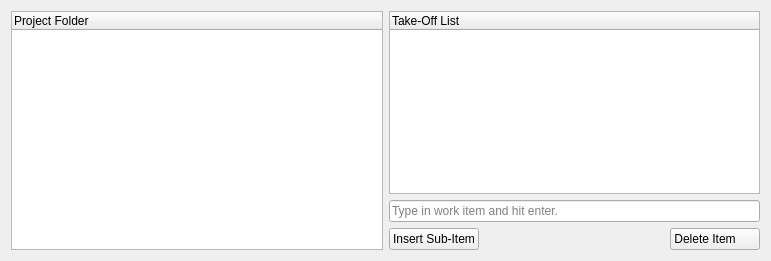
   <widget class="QWidget" name="layoutWidget">
    <property name="geometry">
     <rect>
      <x>10</x>
      <y>10</y>
      <width>771</width>
      <height>261</height>
     </rect>
    </property>
    <layout class="QHBoxLayout" name="horizontalLayout_2">
     <item>
      <widget class="QTreeWidget" name="treeWidget_project">
       <column>
        <property name="text">
         <string>Project Folder</string>
        </property>
       </column>
      </widget>
     </item>
     <item>
      <layout class="QVBoxLayout" name="verticalLayout">
       <item>
        <widget class="QTreeWidget" name="treeWidget_takeOffList">
         <column>
          <property name="text">
           <string>Take-Off List</string>
          </property>
         </column>
        </widget>
       </item>
       <item>
        <widget class="QLineEdit" name="lineEdit_takeOffList">
         <property name="placeholderText">
          <string>Type in work item and hit enter.</string>
         </property>
        </widget>
       </item>
       <item>
        <layout class="QHBoxLayout" name="horizontalLayout">
         <item>
          <widget class="QPushButton" name="pushButton_insertSubItem">
           <property name="text">
            <string>Insert Sub-Item</string>
           </property>
           <property name="icon">
            <iconset resource="images/images.qrc">
             <normaloff>:/images/tick.png</normaloff>:/images/tick.png</iconset>
           </property>
          </widget>
         </item>
         <item>
          <spacer name="horizontalSpacer">
           <property name="orientation">
            <enum>Qt::Horizontal</enum>
           </property>
           <property name="sizeHint" stdset="0">
            <size>
             <width>40</width>
             <height>20</height>
            </size>
           </property>
          </spacer>
         </item>
         <item>
          <widget class="QPushButton" name="pushButton_deleteItem">
           <property name="text">
            <string>Delete Item      </string>
           </property>
           <property name="icon">
            <iconset resource="images/images.qrc">
             <normaloff>:/images/cross.png</normaloff>:/images/cross.png</iconset>
           </property>
          </widget>
         </item>
        </layout>
       </item>
      </layout>
     </item>
    </layout>
   </widget>
